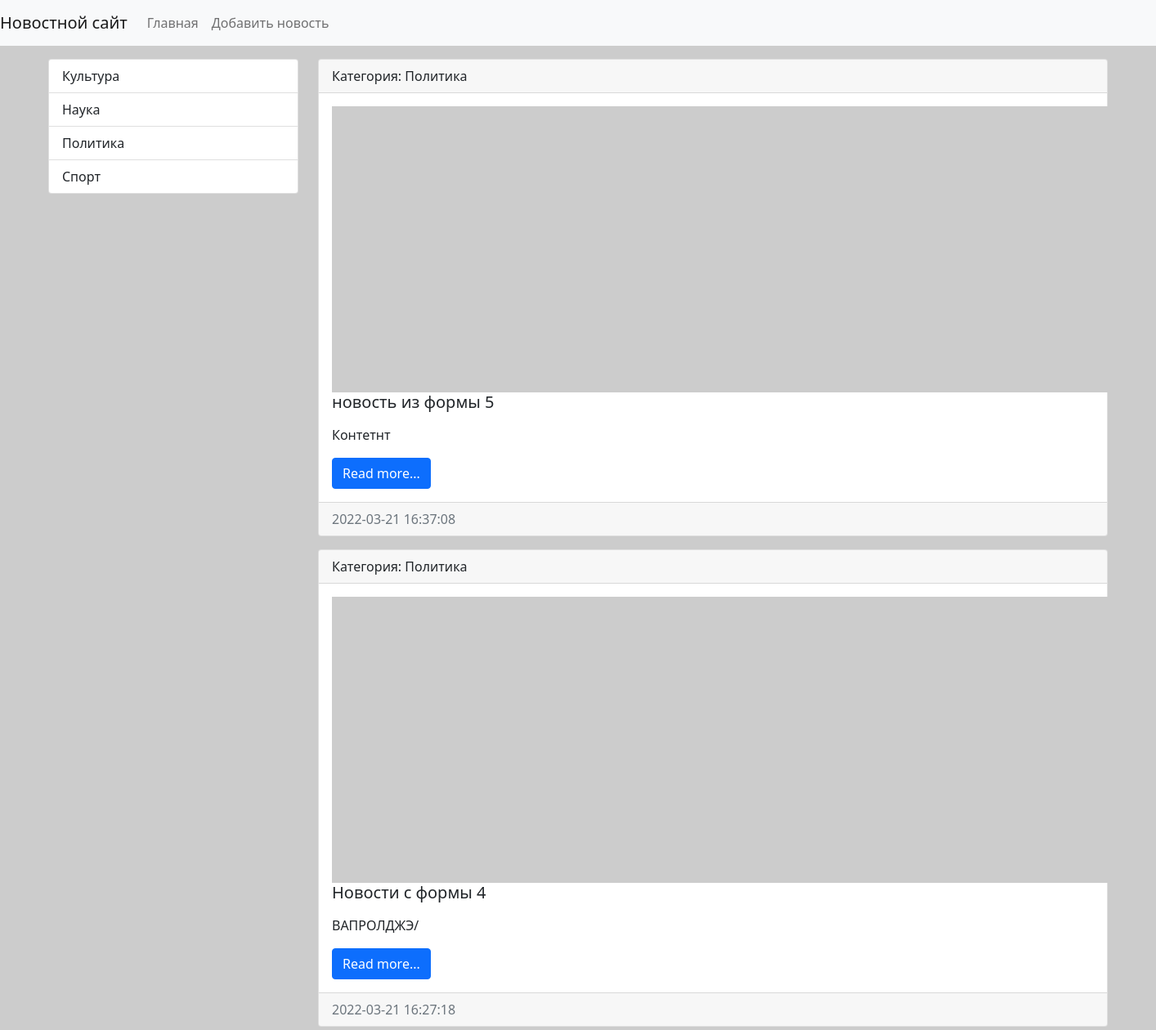
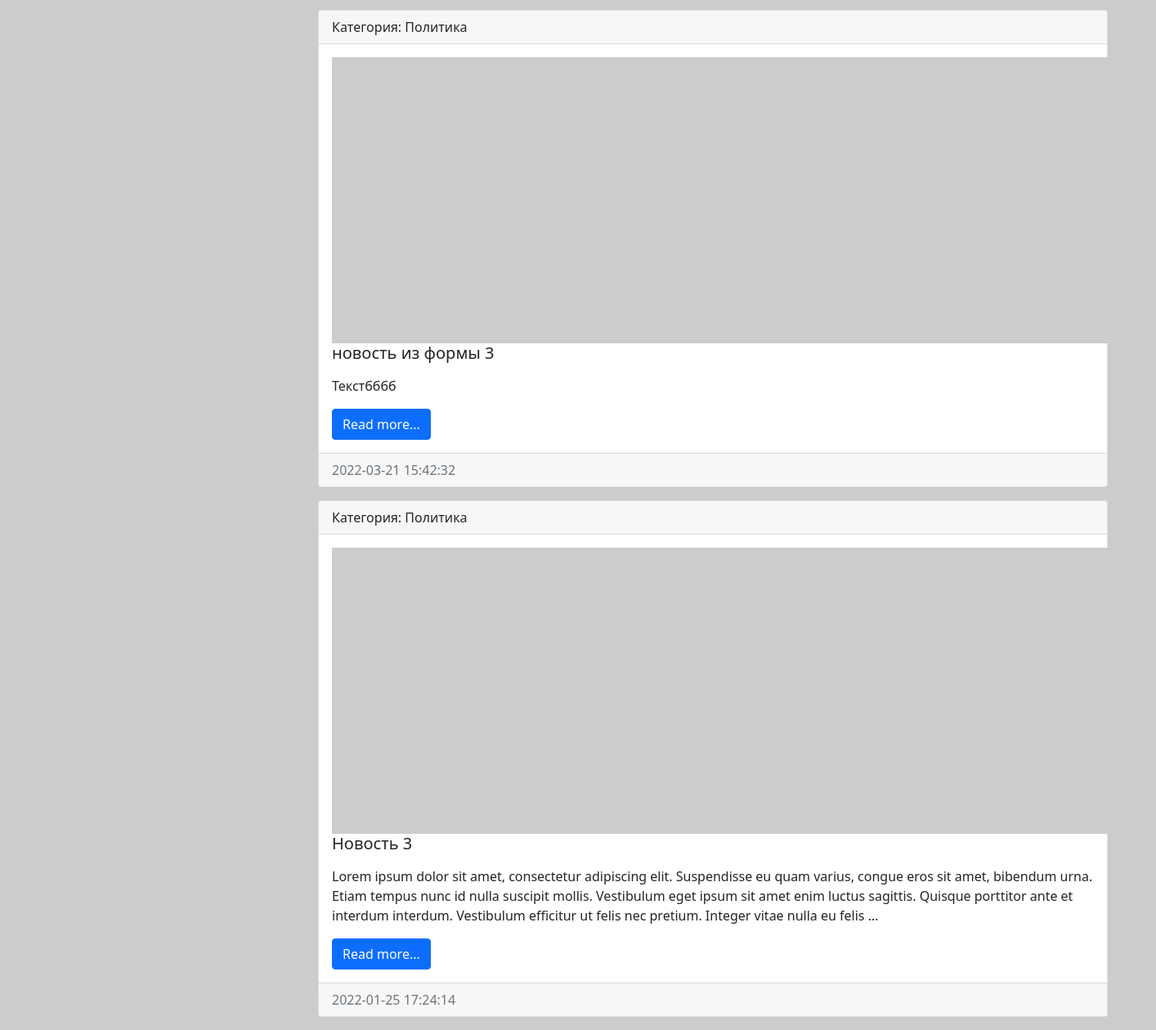
Screenshot of /category/3/ with the database file from the repository (2 pictures, top to bottom).
### news/models.py (models this page shows, shortened)
class Category(models.Model):
    title = models.CharField(max_length=150, db_index=True, verbose_name='Наименование категории')
    def get_absolute_url(self):
        return reverse('category', kwargs={"category_id": self.pk})
    def __str__(self):
        return self.title
    class Meta:
        verbose_name = 'Категория'
        verbose_name_plural = 'Категории'
        ordering = ['title']

class News(models.Model):
    title = models.CharField(max_length=150, verbose_name='Наименование')
    content = models.TextField(blank=True, verbose_name='Контент')
    created_at = models.DateTimeField(auto_now_add=True, verbose_name='Дата публикации')
    updated_at = models.DateTimeField(auto_now=True, verbose_name='Обновлено')
    photo = models.ImageField(upload_to='photos/%Y/%m/%d/', verbose_name='Фото', blank=True)
    is_published = models.BooleanField(default=True, verbose_name='Опубликовано')
    category = models.ForeignKey('Category', on_delete=models.PROTECT, verbose_name='Категория')
    class Meta:
        verbose_name = 'Новость'
        verbose_name_plural = 'Новости'
        ordering = ['-created_at']

### news/views.py (the view)
# urls.py: path('category/<int:category_id>/', get_category, name='category'),
def get_category(request, category_id):
    news = News.objects.filter(category_id=category_id)
    category = Category.objects.get(pk=category_id)
    return render(request, 'news/category.html', {'news': news, 'category': category})

### news/templatetags/news_tags.py (called while the page is built)
@register.inclusion_tag('news/list_categories.html')
def show_categories(arg1='Hello', arg2='world'):
    categories = Category.objects.all()
    return {"categories": categories, "arg1": arg1, "arg2": arg2}

### news/templates/news/category.html (shortened to what this page needs)
{% extends 'base.html' %}
{% block sidebar %}
{% include 'inc/_sidebar.html' %}
{% endblock %}
{% block content %}
{% for item in news %}
<div class="card mb-3">
    <div class="card-header">
        Категория: {{ item.category }}
    </div>
    <div class="card-body">
        <div class="media">
            {% if item.photo %}
            <img src="{{ item.photo.url }}" alt="" width="350" class="mr-3">
            {% else %}
            <img src="https://picsum.photos/id/1060/350/235/?blur=2" alt="" class="mr-3">
            {% endif %}
            <div class="media-body">
                <h5 class="card-title">{{ item.title }}</h5>
                <p class="card-text">{{ item.content|safe|linebreaks|truncatewords:50 }}</p>
                <a href="#" class="btn btn-primary">Read more...</a>
            </div>
        </div>
    </div>
    <div class="card-footer text-muted">
        {{ item.created_at|date:"Y-m-d H:i:s" }}
    </div>
</div>
{% endfor %}
{% endblock %}

### news/templates/news/list_categories.html
<div class="list-group">
    {% for item in categories %}
    <a href="{{ item.get_absolute_url}}" class="list-group-item list-group-item-action">{{ item.title }}</a>
    {% endfor %}
</div>

### mysite/static/css/style.css (style rules this page uses)
body { background-color: #ccc; }

### rows the page displays
Category: title "Культура"
Category: title "Наука"
Category: title "Политика"
Category: title "Спорт"
News: category "Политика", title "новость из формы 5", content "Контетнт", created_at "2022-03-21 16:37:08"
News: category "Политика", title "Новости с формы 4", content "ВАПРОЛДЖЭ/", created_at "2022-03-21 16:27:18"
News: category "Политика", title "новость из формы 3", content "Текстбббб", created_at "2022-03-21 15:42:32"
News: category "Политика", title "Новость 3", content "Lorem ipsum dolor sit amet, consectetur adipiscing elit. Suspendisse eu quam varius, congue eros sit amet, bibendum urna. Etiam tempus nunc id nulla suscipit mollis. Vestibulum eget ipsum sit amet enim luctus sagittis. Quisque porttitor ante et interdum interdum. Vestibulum efficitur ut felis nec pretium. Integer vitae nulla eu felis …", created_at "2022-01-25 17:24:14"
